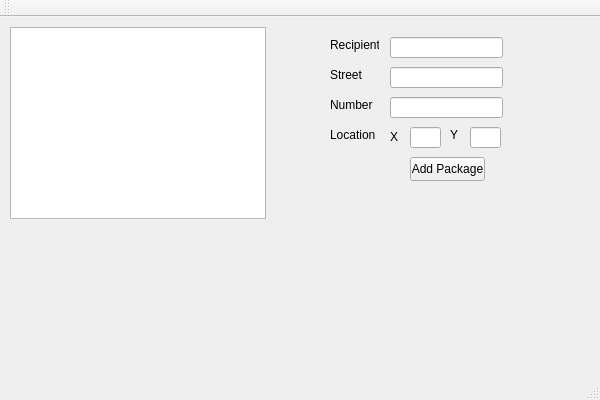
<?xml version="1.0" encoding="UTF-8"?>
<ui version="4.0">
 <class>CompanyViewClass</class>
 <widget class="QMainWindow" name="CompanyViewClass">
  <property name="geometry">
   <rect>
    <x>0</x>
    <y>0</y>
    <width>600</width>
    <height>400</height>
   </rect>
  </property>
  <property name="windowTitle">
   <string>CompanyView</string>
  </property>
  <widget class="QWidget" name="centralWidget">
   <widget class="QListWidget" name="listWidget">
    <property name="geometry">
     <rect>
      <x>10</x>
      <y>10</y>
      <width>256</width>
      <height>192</height>
     </rect>
    </property>
   </widget>
   <widget class="QLineEdit" name="lineEdit">
    <property name="geometry">
     <rect>
      <x>390</x>
      <y>20</y>
      <width>113</width>
      <height>21</height>
     </rect>
    </property>
   </widget>
   <widget class="QLineEdit" name="lineEdit_2">
    <property name="geometry">
     <rect>
      <x>390</x>
      <y>50</y>
      <width>113</width>
      <height>21</height>
     </rect>
    </property>
   </widget>
   <widget class="QLineEdit" name="lineEdit_3">
    <property name="geometry">
     <rect>
      <x>390</x>
      <y>80</y>
      <width>113</width>
      <height>21</height>
     </rect>
    </property>
   </widget>
   <widget class="QLineEdit" name="lineEdit_4">
    <property name="geometry">
     <rect>
      <x>410</x>
      <y>110</y>
      <width>31</width>
      <height>21</height>
     </rect>
    </property>
   </widget>
   <widget class="QLineEdit" name="lineEdit_5">
    <property name="geometry">
     <rect>
      <x>470</x>
      <y>110</y>
      <width>31</width>
      <height>21</height>
     </rect>
    </property>
   </widget>
   <widget class="QLabel" name="label">
    <property name="geometry">
     <rect>
      <x>330</x>
      <y>20</y>
      <width>49</width>
      <height>16</height>
     </rect>
    </property>
    <property name="text">
     <string>Recipient</string>
    </property>
   </widget>
   <widget class="QLabel" name="label_2">
    <property name="geometry">
     <rect>
      <x>330</x>
      <y>50</y>
      <width>49</width>
      <height>16</height>
     </rect>
    </property>
    <property name="text">
     <string>Street</string>
    </property>
   </widget>
   <widget class="QLabel" name="label_3">
    <property name="geometry">
     <rect>
      <x>330</x>
      <y>80</y>
      <width>49</width>
      <height>16</height>
     </rect>
    </property>
    <property name="text">
     <string>Number</string>
    </property>
   </widget>
   <widget class="QLabel" name="label_4">
    <property name="geometry">
     <rect>
      <x>390</x>
      <y>110</y>
      <width>16</width>
      <height>20</height>
     </rect>
    </property>
    <property name="text">
     <string>X</string>
    </property>
   </widget>
   <widget class="QLabel" name="label_5">
    <property name="geometry">
     <rect>
      <x>330</x>
      <y>110</y>
      <width>49</width>
      <height>16</height>
     </rect>
    </property>
    <property name="text">
     <string>Location</string>
    </property>
   </widget>
   <widget class="QLabel" name="label_6">
    <property name="geometry">
     <rect>
      <x>450</x>
      <y>110</y>
      <width>16</width>
      <height>16</height>
     </rect>
    </property>
    <property name="text">
     <string>Y</string>
    </property>
   </widget>
   <widget class="QPushButton" name="pushButton">
    <property name="geometry">
     <rect>
      <x>410</x>
      <y>140</y>
      <width>75</width>
      <height>24</height>
     </rect>
    </property>
    <property name="text">
     <string>Add Package</string>
    </property>
   </widget>
  </widget>
  <widget class="QMenuBar" name="menuBar">
   <property name="geometry">
    <rect>
     <x>0</x>
     <y>0</y>
     <width>600</width>
     <height>22</height>
    </rect>
   </property>
  </widget>
  <widget class="QToolBar" name="mainToolBar">
   <attribute name="toolBarArea">
    <enum>TopToolBarArea</enum>
   </attribute>
   <attribute name="toolBarBreak">
    <bool>false</bool>
   </attribute>
  </widget>
  <widget class="QStatusBar" name="statusBar"/>
 </widget>
 <layoutdefault spacing="6" margin="11"/>
 <resources/>
 <connections/>
</ui>
